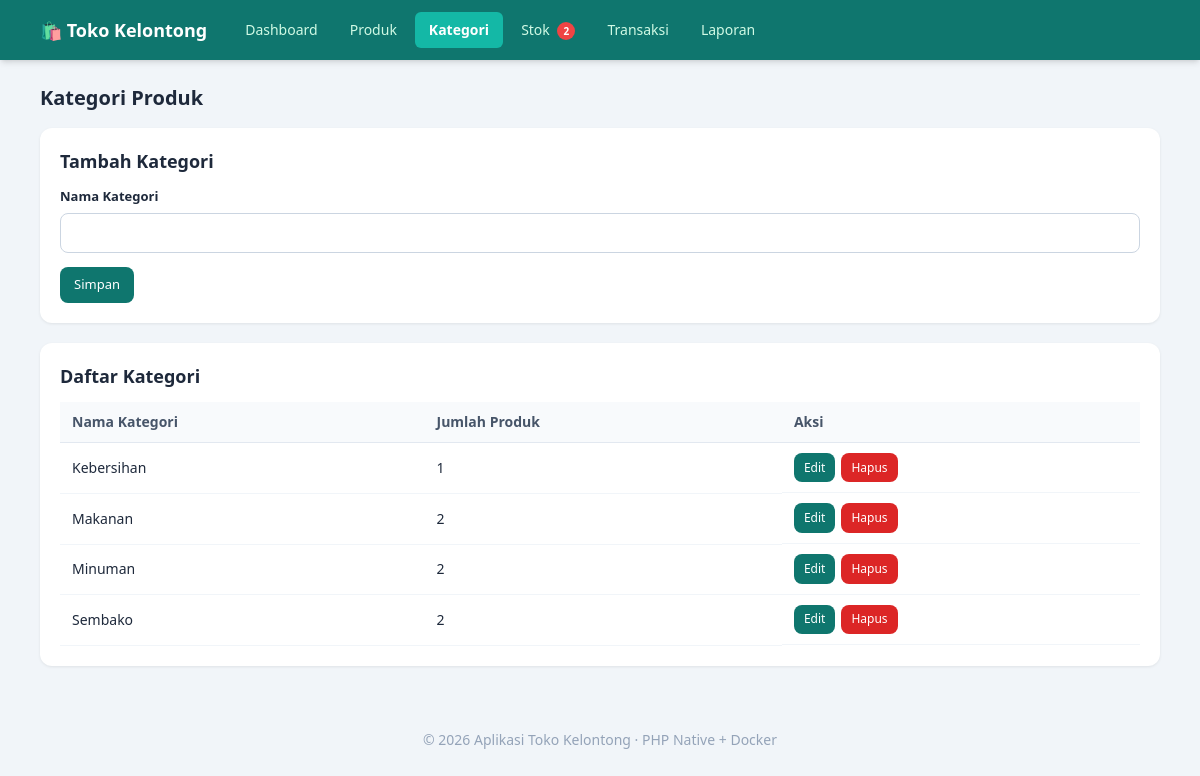
/kategori.php, run on an earlier commit of the app's database.
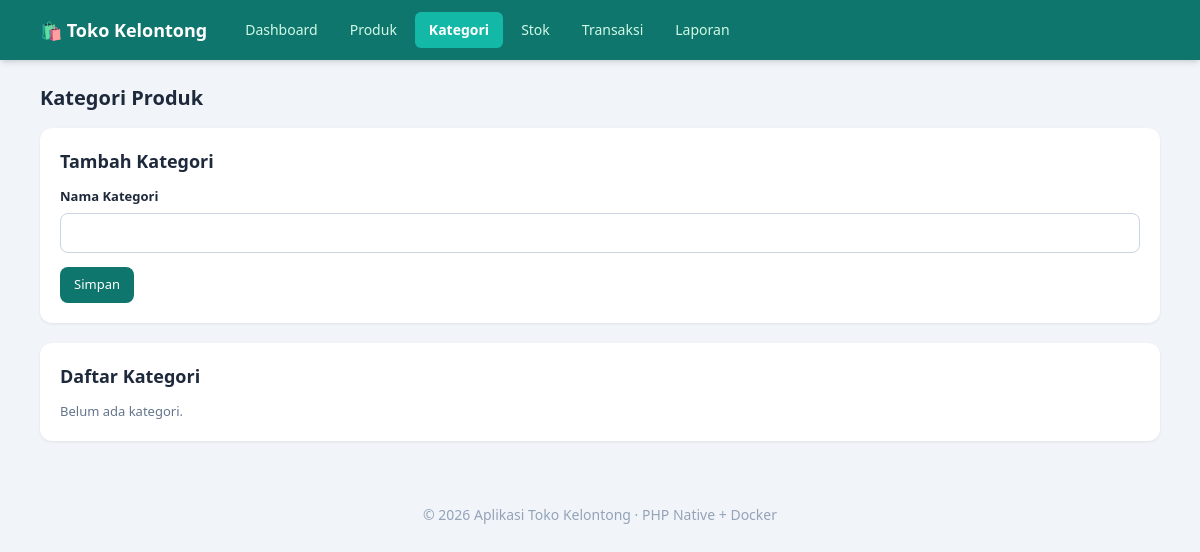
And on a later commit of the database.
### tables this page shows
CREATE TABLE kategori (
  id INT AUTO_INCREMENT PRIMARY KEY,
  nama VARCHAR(100) NOT NULL UNIQUE,
  created_at TIMESTAMP DEFAULT CURRENT_TIMESTAMP
);

### config.php (called while the page is built, shortened)
<?php
function db(): PDO
{
    static $pdo = null;
    if ($pdo === null) {
        $dsn = 'mysql:host=' . DB_HOST . ';dbname=' . DB_NAME . ';charset=utf8mb4';
        try {
            $pdo = new PDO($dsn, DB_USER, DB_PASS, [
                PDO::ATTR_ERRMODE => PDO::ERRMODE_EXCEPTION,
                PDO::ATTR_DEFAULT_FETCH_MODE => PDO::FETCH_ASSOC,
                PDO::ATTR_EMULATE_PREPARES => false,
            ]);
        } catch (PDOException $e) {
            error_log('Koneksi database gagal: ' . $e->getMessage());
            http_response_code(500);
            die('Koneksi database gagal. Silakan hubungi administrator.');
        }
    }
    return $pdo;
}
function e($str): string
{
    return htmlspecialchars((string)$str, ENT_QUOTES, 'UTF-8');
}
function produk_stok_menipis(): array
{
    return db()->query('SELECT p.*, k.nama AS kategori_nama
                        FROM produk p
                        LEFT JOIN kategori k ON k.id = p.kategori_id
                        WHERE p.stok <= p.stok_minimum
                        ORDER BY p.stok ASC')->fetchAll();
}

### kategori.php (the view, shortened to what this page needs)
<?php
require_once __DIR__ . '/config.php';
$editData = null;
$kategoriList = db()->query('SELECT k.*, (SELECT COUNT(*) FROM produk p WHERE p.kategori_id = k.id) AS jumlah_produk
                             FROM kategori k ORDER BY k.nama')->fetchAll();
require_once __DIR__ . '/header.php';
?>
<h2 class="text-xl font-bold mb-4">Kategori Produk</h2>
<div class="card">
  <h2><?= $editData ? 'Edit Kategori' : 'Tambah Kategori' ?></h2>
  <form method="post" action="kategori.php">
    <div class="form-group">
      <label>Nama Kategori</label>
      <input type="text" name="nama" required value="<?= e($editData['nama'] ?? '') ?>">
    </div>
    <button class="btn" type="submit">Simpan</button>
  </form>
</div>
<div class="card">
  <h2>Daftar Kategori</h2>
  <?php if ($kategoriList): ?>
  <div class="overflow-x-auto">
  <table class="w-full border-collapse text-sm">
    <thead>
      <tr class="bg-slate-50 text-slate-600 text-left">
        <th class="px-3 py-2.5 border-b border-slate-200 font-semibold">Nama Kategori</th>
        <th class="px-3 py-2.5 border-b border-slate-200 font-semibold">Jumlah Produk</th>
        <th class="px-3 py-2.5 border-b border-slate-200 font-semibold">Aksi</th>
      </tr>
    </thead>
    <tbody>
      <?php foreach ($kategoriList as $k): ?>
      <tr class="hover:bg-slate-50">
        <td class="px-3 py-2.5 border-b border-slate-100"><?= e($k['nama']) ?></td>
        <td class="px-3 py-2.5 border-b border-slate-100"><?= (int)$k['jumlah_produk'] ?></td>
        <td class="px-3 py-2.5 border-b border-slate-100 actions">
          <a class="btn btn-sm" href="kategori.php?action=edit&id=<?= (int)$k['id'] ?>">Edit</a>
          <a class="btn btn-sm btn-danger" href="kategori.php?action=delete&id=<?= (int)$k['id'] ?>" onclick="return confirm('Hapus kategori ini?')">Hapus</a>
        </td>
      </tr>
      <?php endforeach; ?>
    </tbody>
  </table>
  </div>
  <?php else: ?>
  <p class="muted">Belum ada kategori.</p>
  <?php endif; ?>
</div>
<?php require_once __DIR__ . '/footer.php'; ?>

### header.php (shortened to what this page needs)
<?php
$halaman = basename($_SERVER['PHP_SELF']);
$menu = [
    'index.php'     => 'Dashboard',
    'produk.php'    => 'Produk',
    'kategori.php'  => 'Kategori',
    'stok.php'      => 'Stok',
    'transaksi.php' => 'Transaksi',
    'laporan.php'   => 'Laporan',
];
$stokMenipisJumlah = 0;
try {
    $stokMenipisJumlah = count(produk_stok_menipis());
} catch (Throwable $ex) {
    $stokMenipisJumlah = 0;
}
?>
<!DOCTYPE html>
<html lang="id">
<head>
<script src="https://cdn.tailwindcss.com"></script>
</head>
<body class="bg-slate-100 text-slate-800 antialiased">
<header class="bg-brand text-white shadow-md">
  <div class="max-w-6xl mx-auto px-4 py-3 flex flex-wrap items-center gap-x-6 gap-y-3">
    <h1 class="text-lg font-bold flex items-center gap-2 whitespace-nowrap">&#128717; Toko Kelontong</h1>
    <nav class="flex flex-wrap items-center gap-1">
      <?php foreach ($menu as $file => $label): ?>
        <?php $aktif = $halaman === $file; ?>
        <a href="<?= e($file) ?>"
           class="px-3.5 py-2 rounded-md text-sm transition-colors relative <?= $aktif ? 'bg-brand-light text-white font-semibold' : 'text-emerald-100 hover:bg-brand-dark hover:text-white' ?>">
          <?= e($label) ?>
          <?php if ($file === 'stok.php' && $stokMenipisJumlah > 0): ?>
            <span class="ml-1 inline-flex items-center justify-center min-w-[18px] h-[18px] px-1 rounded-full bg-red-500 text-white text-[10px] font-bold align-middle"><?= $stokMenipisJumlah ?></span>
          <?php endif; ?>
        </a>
      <?php endforeach; ?>
    </nav>
  </div>
</header>
<main class="max-w-6xl mx-auto px-4 py-6">

What changed in the data, as far as the page shows it:
removed kategori: nama "Kebersihan", jumlah_produk "1"
removed kategori: nama "Makanan", jumlah_produk "2"
removed kategori: nama "Minuman", jumlah_produk "2"
removed kategori: nama "Sembako", jumlah_produk "2"
Also different on the page:
text no longer shown: "Nama Kategori Jumlah Produk Aksi"
text now shown: "Belum ada kategori."
list line gone: "2"
